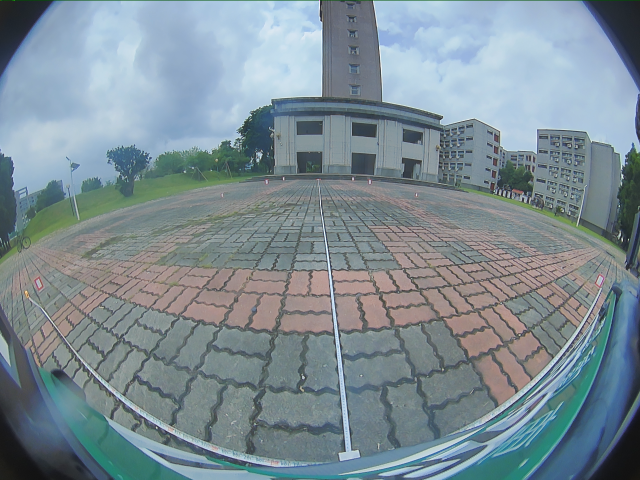
//> input picture input/front.png, 1280 x 960 px (shown at 1/2 size)
$ ./fishword   (built with g++ and OpenCV 4)
//> lines starting //> are read from the running program, lines starting //| are printed output that depends on the picture; after the words box and inside, x2 and y2 are one past the last pixel; in counts of white or black regions, pixels touching at a corner belong together
#include <opencv2/opencv.hpp>
#include <opencv2/core.hpp>
#include <opencv2/imgproc.hpp>
#include <opencv2/highgui.hpp>
#include <opencv2/core/types.hpp>
#include <opencv2/calib3d.hpp>
#include <iostream>
#include <vector>
#include <string>
#include <glob.h>
#include <sys/stat.h>

// 相機參數
const cv::Size DIM(1280, 960);

// const cv::Mat K = (cv::Mat_<double>(3, 3) << 355.06125392,   0,         638.97006582,
//    0,         354.24134759, 480.87469226,
//    0,           0,           1);

// const cv::Mat D = (cv::Mat_<double>(1, 4) << 0.04974578, -0.02019139,  0.01303418, -0.00325658);

const cv::Mat K = (cv::Mat_<double>(3, 3) << 354.69554042,   0,         639.31964898,
   0,         353.75291574, 481.37149087,
   0,           0,           1);

const cv::Mat D = (cv::Mat_<double>(1, 4) << 0.05199583, -0.02759001,  0.01995445, -0.00505114);

cv::Mat R = cv::Mat::eye(3, 3, CV_64F);

void undistortFisheyePoints(const std::vector<cv::Point2f> &distortedPoints, std::vector<cv::Point2f> &undistortedPoints){
    // 校正像素座標
    // cv::fisheye::undistortPoints(distortedPoints, undistortedPoints, K, D);
    cv::fisheye::undistortPoints(distortedPoints, undistortedPoints, K, D, R, K);
}
void distortFisheyePoints(const std::vector<cv::Point2f> &undistortedPoints, std::vector<cv::Point2f> &distortedPoints){
    // 將校正後的像素座標轉換回魚眼像素座標
    cv::fisheye::distortPoints(undistortedPoints, distortedPoints, K, D);
}
// 將魚眼像素座標轉成世界座標的函式
cv::Point2f undistortedToWorld(const cv::Point2f &fisheyePoint, const cv::Mat &homographyMatrix){
    // 校正魚眼像素座標
    std::vector<cv::Point2f> distortedPoints = {fisheyePoint};
    std::vector<cv::Point2f> undistortedPoints;
    undistortFisheyePoints(distortedPoints, undistortedPoints);

    // 取校正後的座標點
    cv::Point2f undistortedPoint = undistortedPoints[0];

    // 將點轉換為齊次坐標
    cv::Mat pointMat = (cv::Mat_<double>(3, 1) << undistortedPoint.x, undistortedPoint.y, 1.0);
    // 應用單應性矩陣
    cv::Mat worldMat = homographyMatrix * pointMat;
    // 轉換回非齊次坐標
    return cv::Point2f(worldMat.at<double>(0, 0) / worldMat.at<double>(2, 0),
                       worldMat.at<double>(1, 0) / worldMat.at<double>(2, 0));
}

// 將世界坐標轉成魚眼像素座標的函式
cv::Point2f worldToFisheye(const cv::Point2f &worldPoint, const cv::Mat &homographyMatrix){
    // 將世界座標轉換為齊次坐標
    cv::Mat pointMat = (cv::Mat_<double>(3, 1) << worldPoint.x, worldPoint.y, 1.0);
    // 應用逆單應性矩陣
    cv::Mat invHomographyMatrix = homographyMatrix.inv();
    cv::Mat imageMat = invHomographyMatrix * pointMat;

    // 轉換回非齊次坐標
    cv::Point2f normPt(imageMat.at<double>(0, 0) / imageMat.at<double>(2, 0),
                       imageMat.at<double>(1, 0) / imageMat.at<double>(2, 0));

    cv::Point2f normalizedCameraPt((normPt.x - K.at<double>(0, 2)) / K.at<double>(0, 0),
                                   (normPt.y - K.at<double>(1, 2)) / K.at<double>(1, 1));

    // 應用畸變將其轉為魚眼影像座標
    std::vector<cv::Point2f> normPts = {normalizedCameraPt};
    std::vector<cv::Point2f> fisheyePts;
    distortFisheyePoints(normPts, fisheyePts);

    return fisheyePts[0];

    // return normPt;
}
// 定義全局變數來存儲單應性矩陣
cv::Mat homographyMatrix_front;
cv::Mat homographyMatrix_back;
cv::Mat homographyMatrix_left;
cv::Mat homographyMatrix_right;
std::vector<cv::Point2f> H_worldPoint_front;
std::vector<cv::Point2f> H_undistort_front;
std::vector<cv::Point2f> H_fishPoint_front;

std::vector<cv::Point2f> H_worldPoint_back;
std::vector<cv::Point2f> H_undistort_back;
std::vector<cv::Point2f> H_fishPoint_back;

std::vector<cv::Point2f> H_worldPoint_left;
std::vector<cv::Point2f> H_undistort_left;
std::vector<cv::Point2f> H_fishPoint_left;

std::vector<cv::Point2f> H_worldPoint_right;
std::vector<cv::Point2f> H_undistort_right;
std::vector<cv::Point2f> H_fishPoint_right;
//單應性矩陣副涵式
void gethomographyMatrix(){
    //front
    // 世界坐標點
    H_worldPoint_front.push_back(cv::Point2f(-300, 0));
    H_worldPoint_front.push_back(cv::Point2f(-300, 500));
    H_worldPoint_front.push_back(cv::Point2f(-300, 1000));
    H_worldPoint_front.push_back(cv::Point2f(300, 1000));
    H_worldPoint_front.push_back(cv::Point2f(300, 500));
    H_worldPoint_front.push_back(cv::Point2f(300, 0));
    // 魚眼像素座標點
    H_fishPoint_front.push_back(cv::Point2f(76, 581));
    H_fishPoint_front.push_back(cv::Point2f(442, 393));
    H_fishPoint_front.push_back(cv::Point2f(530, 367));
    H_fishPoint_front.push_back(cv::Point2f(742, 368));
    H_fishPoint_front.push_back(cv::Point2f(835, 393));
    H_fishPoint_front.push_back(cv::Point2f(1199,575));
    undistortFisheyePoints(H_fishPoint_front, H_undistort_front);
    homographyMatrix_front = cv::findHomography(H_undistort_front, H_worldPoint_front);

    //back
    // 世界坐標點
    H_worldPoint_back.push_back(cv::Point2f(300, -500));
    H_worldPoint_back.push_back(cv::Point2f(300, -1000));
    H_worldPoint_back.push_back(cv::Point2f(300, -1500));
    H_worldPoint_back.push_back(cv::Point2f(-300, -1500));
    H_worldPoint_back.push_back(cv::Point2f(-300, -1000));
    H_worldPoint_back.push_back(cv::Point2f(-300, -500));
    // 魚眼像素座標點
    H_fishPoint_back.push_back(cv::Point2f(65 , 623));
    H_fishPoint_back.push_back(cv::Point2f(383, 501));
    H_fishPoint_back.push_back(cv::Point2f(470, 477));
    H_fishPoint_back.push_back(cv::Point2f(666, 476));
    H_fishPoint_back.push_back(cv::Point2f(738, 497));
    H_fishPoint_back.push_back(cv::Point2f(1067,606));
    undistortFisheyePoints(H_fishPoint_back, H_undistort_back);
    homographyMatrix_back=cv::findHomography(H_undistort_back, H_worldPoint_back);

    //left
    // 世界坐標點
    H_worldPoint_left.push_back(cv::Point2f(-100, 0));
    H_worldPoint_left.push_back(cv::Point2f(-300, 0));
    H_worldPoint_left.push_back(cv::Point2f(-300, -500));
    H_worldPoint_left.push_back(cv::Point2f(-100, -500));
    // 魚眼像素座標點
    H_fishPoint_left.push_back(cv::Point2f(1071,705));
    H_fishPoint_left.push_back(cv::Point2f(834,484));
    H_fishPoint_left.push_back(cv::Point2f(265, 496));
    H_fishPoint_left.push_back(cv::Point2f(96, 609));
    undistortFisheyePoints(H_fishPoint_left, H_undistort_left);
    homographyMatrix_left = cv::findHomography(H_undistort_left, H_worldPoint_left);

    //right
    // 世界坐標點
    H_worldPoint_right.push_back(cv::Point2f(100, -500));
    H_worldPoint_right.push_back(cv::Point2f(300, -500));
    H_worldPoint_right.push_back(cv::Point2f(300, 0));
    H_worldPoint_right.push_back(cv::Point2f(100, 0));
    // 魚眼像素座標點
    H_fishPoint_right.push_back(cv::Point2f(1167,619));
    H_fishPoint_right.push_back(cv::Point2f(1001,496));
    H_fishPoint_right.push_back(cv::Point2f(429,468));
    H_fishPoint_right.push_back(cv::Point2f(184,695));
    undistortFisheyePoints(H_fishPoint_right, H_undistort_right);
    homographyMatrix_right = cv::findHomography(H_undistort_right, H_worldPoint_right);
}

// 去畸變影像函式
cv::Mat distortImage(const std::string &imgPath) {
    cv::Mat img = cv::imread(imgPath);
    cv::Mat map1, map2;
    cv::Mat undistortedImg;
    cv::fisheye::initUndistortRectifyMap(K, D, cv::Mat::eye(3, 3, CV_64F), K, DIM, CV_16SC2, map1, map2);
    cv::remap(img, undistortedImg, map1, map2, cv::INTER_LINEAR, cv::BORDER_CONSTANT);
    return  undistortedImg;
}


int main() {
    // [4 lines of commented-out code are left out]

    cv::Mat image_front=cv::imread("../input/front.png");
//> image_front is the input picture: 960 rows x 1280 cols, CV_8UC3; mean B, G, R 148.7, 140.6, 124.9
    cv::Mat image_back=cv::imread("../input/back.png");
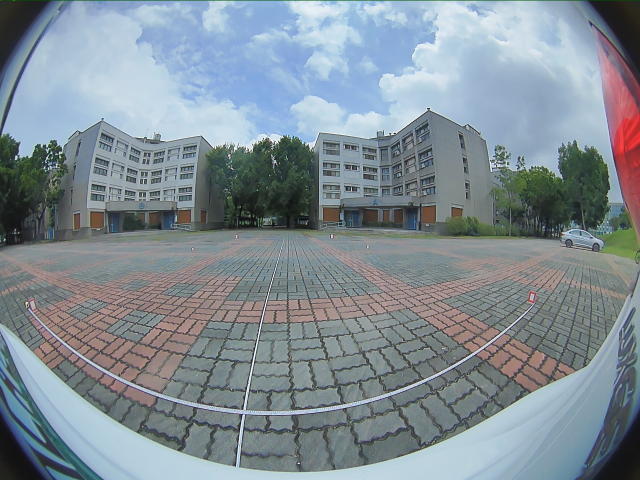
//> input picture input/back.png, 1280 x 960 px (shown at 1/2 size)
//> image_back is the input picture: 960 rows x 1280 cols, CV_8UC3; mean B, G, R 148.9, 141, 129.3
    cv::Mat image_left=cv::imread("../input/left.png");
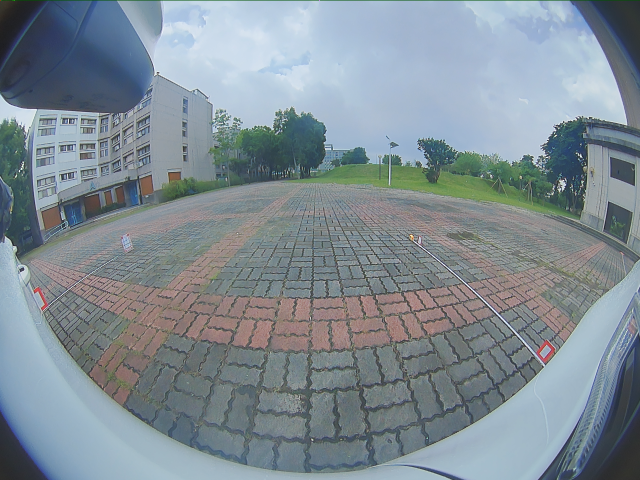
//> input picture input/left.png, 1280 x 960 px (shown at 1/2 size)
//> image_left is the input picture: 960 rows x 1280 cols, CV_8UC3; mean B, G, R 148.5, 140.4, 128.3
    cv::Mat image_right=cv::imread("../input/right.png");
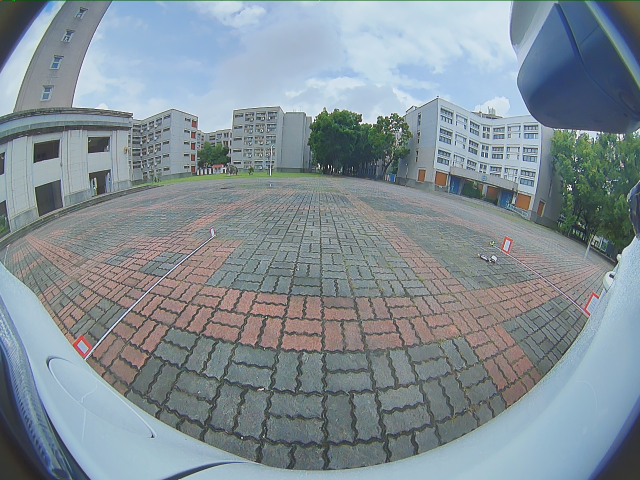
//> input picture input/right.png, 1280 x 960 px (shown at 1/2 size)
//> image_right is the input picture: 960 rows x 1280 cols, CV_8UC3; mean B, G, R 150.1, 142.6, 130.3

    gethomographyMatrix();
    //cv::namedWindow("test",cv::WINDOW_NORMAL);

    //front
    for(int i=0;i<1001;i=i+50){
        for(int j=-300;j<301;j=j+50){
            cv::circle(image_front, worldToFisheye(cv::Point2f(static_cast<float>(j), static_cast<float>(i)), homographyMatrix_front), 3, cv::Scalar(0, 255, 255), -1);
        }
    }
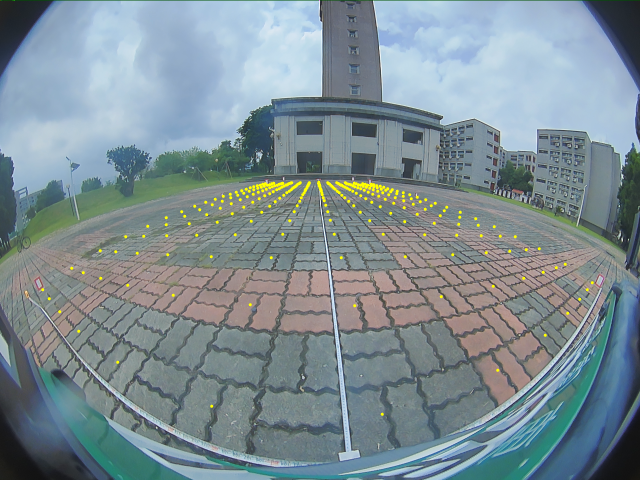
//> image_front: 960 rows x 1280 cols, CV_8UC3 (shown at 1/2 size); 0.58% of pixels changed, all inside (x1, y1, x2, y2) = (82, 361, 1188, 832)
    cv::circle(image_front, worldToFisheye(cv::Point2f(static_cast<float>(0), static_cast<float>(0)), homographyMatrix_front), 3, cv::Scalar(0, 0, 255), -1);
//> in worldToFisheye, `cv::Mat pointMat = (cv::Mat_<double>(3, 1) << worldPoint.x, worldPoint..`: pointMat = [0, 0, 1]
//> in worldToFisheye, `cv::Mat imageMat = invHomographyMatrix * pointMat;`: imageMat = [-415.2, -503, -0.503]
//> in worldToFisheye, `cv::Point2f normPt(imageMat.at<double>(0, 0) / imageMat.at<double>(2, ..`: normPt = Point(825.5, 1000)
//> in worldToFisheye, `cv::Point2f normalizedCameraPt((normPt.x - K.at<double>(0, 2)) / K.at<..`: normalizedCameraPt = Point(0.525, 1.47)
//> in worldToFisheye, `std::vector<cv::Point2f> normPts = {normalizedCameraPt};`: normPts = 1 Point (x, y): [0.525, 1.47]
//> in distortFisheyePoints, `cv::fisheye::distortPoints(undistortedPoints, distortedPoints, K, D);`: distortedPoints = 1 Point (x, y): [763.6, 827.5]
//> image_front: 960 rows x 1280 cols, CV_8UC3; 29 pixels changed, all inside (x1, y1, x2, y2) = (761, 825, 768, 832)

    //back
    for(int i=-1500;i<-499;i=i+50){
        for(int j=-300;j<301;j=j+50){
            cv::circle(image_back, worldToFisheye(cv::Point2f(static_cast<float>(j), static_cast<float>(i)), homographyMatrix_back), 3, cv::Scalar(0, 255, 255), -1);
        }
    }
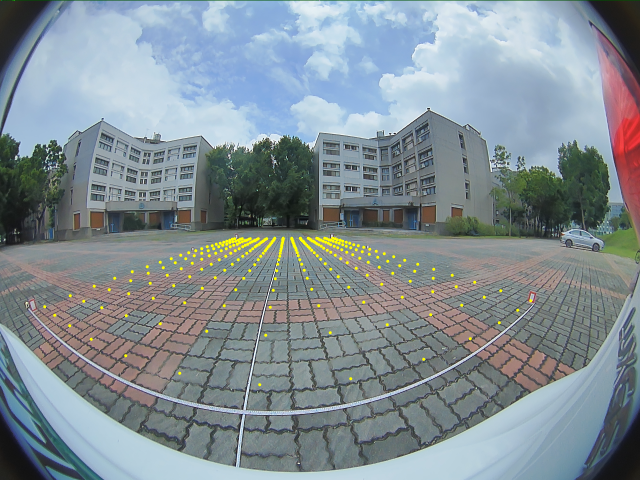
//> image_back: 960 rows x 1280 cols, CV_8UC3 (shown at 1/2 size); 0.58% of pixels changed, all inside (x1, y1, x2, y2) = (86, 473, 1065, 773)
    cv::circle(image_back, worldToFisheye(cv::Point2f(static_cast<float>(0), static_cast<float>(-500)), homographyMatrix_back), 3, cv::Scalar(0, 0, 255), -1);
//> image_back: 960 rows x 1280 cols, CV_8UC3; 29 pixels changed, all inside (x1, y1, x2, y2) = (516, 766, 523, 773)

    //left
    for(int i=-500;i<1;i=i+50){
        for(int j=-300;j<-99;j=j+50){
            cv::circle(image_left, worldToFisheye(cv::Point2f(static_cast<float>(j), static_cast<float>(i)), homographyMatrix_left), 3, cv::Scalar(0, 255, 255), -1);
        }
    }
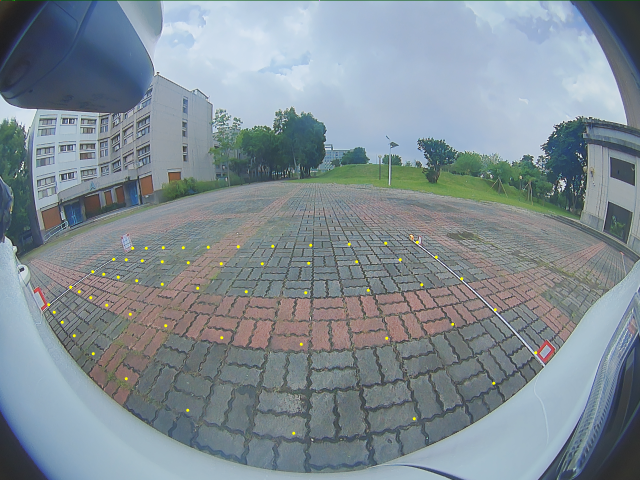
//> image_left: 960 rows x 1280 cols, CV_8UC3 (shown at 1/2 size); 0.13% of pixels changed, all inside (x1, y1, x2, y2) = (94, 481, 1075, 870)

    //right
    for(int i=-500;i<1;i=i+50){
        for(int j=100;j<301;j=j+50){
            cv::circle(image_right, worldToFisheye(cv::Point2f(static_cast<float>(j), static_cast<float>(i)), homographyMatrix_right), 3, cv::Scalar(0, 255, 255), -1);
        }
    }
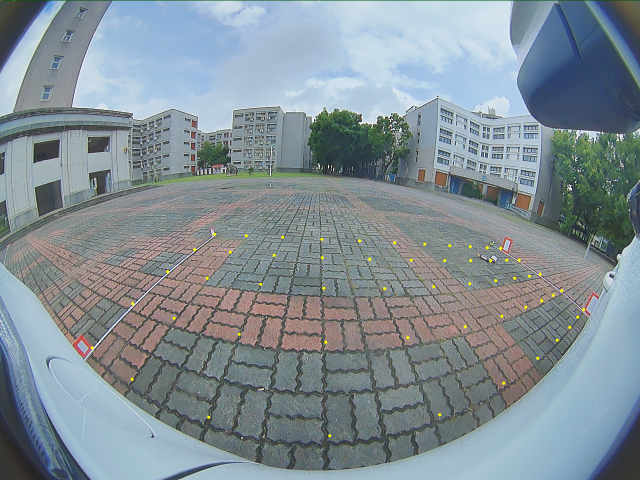
//> image_right: 960 rows x 1280 cols, CV_8UC3 (shown at 1/2 size); 0.13% of pixels changed, all inside (x1, y1, x2, y2) = (181, 465, 1171, 875)

    // [28 lines of commented-out code are left out]

    cv::imwrite("../output/front-yp.jpg",image_front);
    cv::imwrite("../output/back-yp.jpg",image_back);
    cv::imwrite("../output/left-yp.jpg",image_left);
    cv::imwrite("../output/right-yp.jpg",image_right);

    //cv::imshow("test",image_front);
    //cv::waitKey(100000);
    cv::destroyAllWindows();

    return 0;
}
